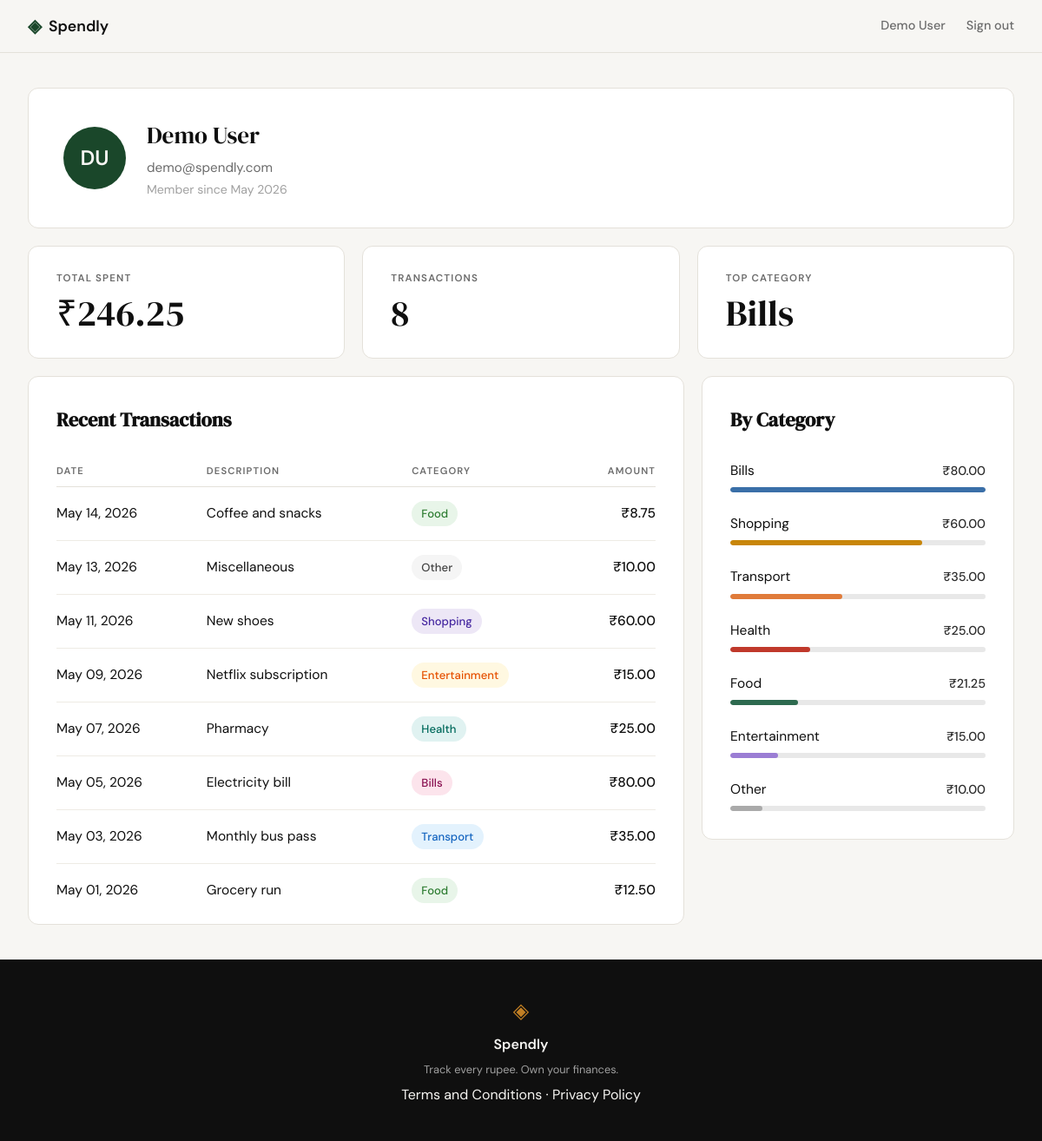
Screenshot of /profile (signed in) with the database file from the repository.
### tables this page shows
CREATE TABLE users (
            id            INTEGER PRIMARY KEY AUTOINCREMENT,
            name          TEXT    NOT NULL,
            email         TEXT    UNIQUE NOT NULL,
            password_hash TEXT    NOT NULL,
            created_at    TEXT    DEFAULT (datetime('now'))
        );

CREATE TABLE expenses (
            id          INTEGER PRIMARY KEY AUTOINCREMENT,
            user_id     INTEGER NOT NULL REFERENCES users(id),
            amount      REAL    NOT NULL,
            category    TEXT    NOT NULL,
            date        TEXT    NOT NULL,
            description TEXT,
            created_at  TEXT    DEFAULT (datetime('now'))
        );

### app.py (the view)
@app.route("/profile")
def profile():
    if not session.get("user_id"):
        return redirect(url_for("login"))
    uid = session["user_id"]
    user = get_user_by_id(uid)
    stats = get_summary_stats(uid)
    expenses = get_recent_transactions(uid)
    category_totals = get_category_breakdown(uid)
    return render_template(
        "profile.html",
        user=user,
        expenses=expenses,
        total=stats["total_spent"],
        transaction_count=stats["transaction_count"],
        top_category=stats["top_category"],
        category_totals=category_totals,
    )

### app.py (called while the page is built)
@app.template_filter("fmt_date")
def fmt_date(value):
    try:
        return datetime.strptime(value[:10], "%Y-%m-%d").strftime("%b %d, %Y")
    except Exception:
        return value

@app.template_filter("initials")
def initials(name):
    return "".join(w[0] for w in name.split() if w).upper()

@app.template_filter("inr")
def inr(value):
    return "{:,.2f}".format(value)

@app.template_filter("member_since")
def member_since(value):
    try:
        return datetime.strptime(value[:10], "%Y-%m-%d").strftime("%B %Y")
    except Exception:
        return value

### database/db.py (called while the page is built)
def get_db():
    conn = sqlite3.connect(DB_PATH)
    conn.row_factory = sqlite3.Row
    conn.execute("PRAGMA foreign_keys = ON")
    return conn

### database/queries.py (called while the page is built)
def get_user_by_id(user_id):
    conn = get_db()
    try:
        row = conn.execute("SELECT * FROM users WHERE id = ?", (user_id,)).fetchone()
        return dict(row) if row else None
    finally:
        conn.close()

def get_recent_transactions(user_id, limit=10):
    conn = get_db()
    try:
        rows = conn.execute(
            "SELECT date, description, category, amount FROM expenses "
            "WHERE user_id = ? ORDER BY date DESC, id DESC LIMIT ?",
            (user_id, limit),
        ).fetchall()
        return [dict(r) for r in rows]
    finally:
        conn.close()

def get_summary_stats(user_id):
    conn = get_db()
    try:
        row = conn.execute(
            "SELECT COALESCE(SUM(amount), 0) AS total_spent, COUNT(*) AS transaction_count "
            "FROM expenses WHERE user_id = ?",
            (user_id,),
        ).fetchone()
        top = conn.execute(
            "SELECT category FROM expenses WHERE user_id = ? "
            "GROUP BY category ORDER BY SUM(amount) DESC LIMIT 1",
            (user_id,),
        ).fetchone()
        return {
            "total_spent": row["total_spent"],
            "transaction_count": row["transaction_count"],
            "top_category": top["category"] if top else "—",
        }
    finally:
        conn.close()

def get_category_breakdown(user_id):
    conn = get_db()
    try:
        rows = conn.execute(
            "SELECT category, SUM(amount) AS total FROM expenses "
            "WHERE user_id = ? GROUP BY category ORDER BY total DESC",
            (user_id,),
        ).fetchall()
        return [(r["category"], r["total"]) for r in rows]
    finally:
        conn.close()

### templates/profile.html (shortened to what this page needs)
{% extends "base.html" %}
{% block content %}
<div class="profile-page">
    <div class="profile-card">
        <div class="avatar">
            {{ user.name | initials }}
        </div>
        <div class="profile-info">
            <h2>{{ user.name }}</h2>
            <p class="email">{{ user.email }}</p>
            <p class="member-since">Member since {{ user.created_at | member_since }}</p>
        </div>
    </div>
    <div class="stats-row">
        <div class="stat-card">
            <div class="stat-label">Total Spent</div>
            <div class="stat-value">₹{{ total | inr }}</div>
        </div>
        <div class="stat-card">
            <div class="stat-label">Transactions</div>
            <div class="stat-value">{{ transaction_count }}</div>
        </div>
        <div class="stat-card">
            <div class="stat-label">Top Category</div>
            <div class="stat-value">{{ top_category or "—" }}</div>
        </div>
    </div>
    <div class="bottom-row">
    <div class="transactions-card">
        <h3>Recent Transactions</h3>
        {% if expenses %}
        <table class="tx-table">
            <thead>
                <tr>
                    <th>Date</th>
                    <th>Description</th>
                    <th>Category</th>
                    <th class="th-right">Amount</th>
                </tr>
            </thead>
            <tbody>
                {% for e in expenses %}
                <tr>
                    <td>{{ e.date | fmt_date }}</td>
                    <td>{{ e.description or "—" }}</td>
                    <td>
                        <span class="category-badge {{ e.category | lower }}">{{ e.category }}</span>
                    </td>
                    <td class="amount">₹{{ e.amount | inr }}</td>
                </tr>
                {% endfor %}
            </tbody>
        </table>
        {% else %}
        <p class="empty-state">No transactions yet.</p>
        {% endif %}
    </div>
    <div class="breakdown-card">
        <h3>By Category</h3>
        {% if category_totals %}
        <div class="breakdown-list">
            {% for cat, amt in category_totals %}
            <div class="breakdown-row">
                <div class="breakdown-row-header">
                    <span class="cat-name">{{ cat }}</span>
                    <span class="breakdown-amount">₹{{ amt | inr }}</span>
                </div>
                <div class="breakdown-bar-track">
                    {% if total %}
                    <div class="breakdown-bar {{ cat | lower }}" style="width: {{ (amt / category_totals[0][1] * 100) | round(1) }}%"></div>
                    {% endif %}
                </div>
            </div>
            {% endfor %}
        </div>
        {% else %}
        <p class="empty-state">No data yet.</p>
        {% endif %}
    </div>
    </div>
</div>
{% endblock %}

### templates/base.html (shortened to what this page needs)
<!DOCTYPE html>
<html lang="en">
<head>
    <link rel="stylesheet" href="{{ url_for('static', filename='css/style.css') }}">
</head>
<body>
    <nav class="navbar">
        <div class="nav-inner">
            <a href="{{ url_for('landing') }}" class="nav-brand">
                <span class="brand-icon">◈</span>
                <span class="brand-name">Spendly</span>
            </a>
            <div class="nav-links">
                {% if session.user_id %}
                    <span class="nav-username">{{ session.user_name }}</span>
                    <a href="{{ url_for('logout') }}">Sign out</a>
                {% else %}
                    <a href="{{ url_for('login') }}">Sign in</a>
                    <a href="{{ url_for('register') }}" class="nav-cta">Get started</a>
                {% endif %}
            </div>
        </div>
    </nav>
    <main class="main-content">
        {% block content %}{% endblock %}
    </main>
    <footer class="footer">
        <div class="footer-inner">
            <span class="brand-icon">◈</span>
            <span class="footer-name">Spendly</span>
            <p class="footer-copy">Track every rupee. Own your finances.</p>
            <p><a href="{{ url_for('terms') }}">Terms and Conditions</a> · <a href="{{ url_for('privacy') }}">Privacy Policy</a></p>
        </div>
    </footer>
</body>
</html>

### rows the page displays
users: user_name "Demo User", name|initials "DU", name "Demo User", email "demo@spendly.com", created_at|member_since "May 2026"
expenses: category "Bills", date|fmt_date "May 05, 2026", description "Electricity bill", amount|inr "80.00", amount "80.00", {{ (amt / category_totals[0][1] * 100) | round(1) }} 100.0 (drawn)
expenses: date|fmt_date "May 14, 2026", description "Coffee and snacks", category "Food", amount|inr "8.75"
expenses: date|fmt_date "May 13, 2026", description "Miscellaneous", category "Other", amount|inr "10.00", amount "10.00", {{ (amt / category_totals[0][1] * 100) | round(1) }} 12.5 (drawn)
expenses: date|fmt_date "May 11, 2026", description "New shoes", category "Shopping", amount|inr "60.00", amount "60.00", {{ (amt / category_totals[0][1] * 100) | round(1) }} 75.0 (drawn)
expenses: date|fmt_date "May 09, 2026", description "Netflix subscription", category "Entertainment", amount|inr "15.00", amount "15.00", {{ (amt / category_totals[0][1] * 100) | round(1) }} 18.8 (drawn)
expenses: date|fmt_date "May 07, 2026", description "Pharmacy", category "Health", amount|inr "25.00", amount "25.00", {{ (amt / category_totals[0][1] * 100) | round(1) }} 31.2 (drawn)
expenses: date|fmt_date "May 03, 2026", description "Monthly bus pass", category "Transport", amount|inr "35.00", amount "35.00", {{ (amt / category_totals[0][1] * 100) | round(1) }} 43.8 (drawn)
expenses: date|fmt_date "May 01, 2026", description "Grocery run", category "Food", amount|inr "12.50"

### other values shown
{{ total | inr }} "246.25"
{{ transaction_count }} "8"
{{ cat }} "Food"
{{ amt | inr }} "21.25"
